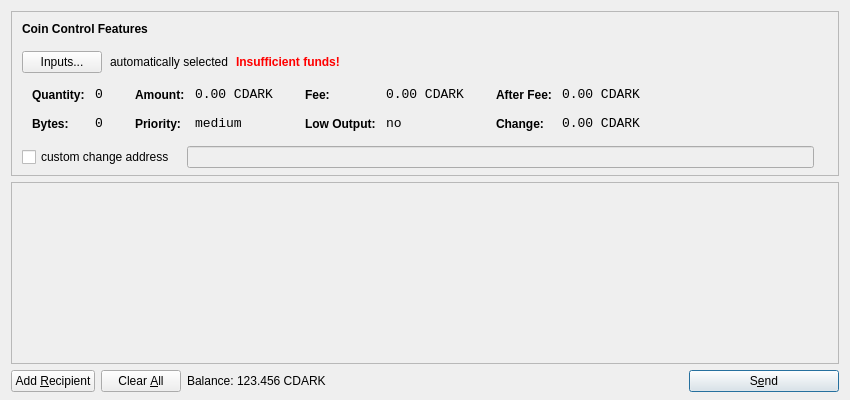
<?xml version="1.0" encoding="UTF-8"?>
<ui version="4.0">
 <class>SendCoinsDialog</class>
 <widget class="QDialog" name="SendCoinsDialog">
  <property name="geometry">
   <rect>
    <x>0</x>
    <y>0</y>
    <width>850</width>
    <height>400</height>
   </rect>
  </property>
  <property name="windowTitle">
   <string>Send Coins</string>
  </property>
  <layout class="QVBoxLayout" name="verticalLayout" stretch="0,1,0">
   <property name="bottomMargin">
    <number>8</number>
   </property>
   <item>
    <widget class="QFrame" name="frameCoinControl">
     <property name="sizePolicy">
      <sizepolicy hsizetype="Expanding" vsizetype="Expanding">
       <horstretch>0</horstretch>
       <verstretch>0</verstretch>
      </sizepolicy>
     </property>
     <property name="maximumSize">
      <size>
       <width>16777215</width>
       <height>16777215</height>
      </size>
     </property>
     <property name="frameShape">
      <enum>QFrame::StyledPanel</enum>
     </property>
     <property name="frameShadow">
      <enum>QFrame::Sunken</enum>
     </property>
     <layout class="QVBoxLayout" name="verticalLayoutCoinControl2">
      <property name="spacing">
       <number>-1</number>
      </property>
      <property name="leftMargin">
       <number>0</number>
      </property>
      <property name="topMargin">
       <number>0</number>
      </property>
      <property name="rightMargin">
       <number>0</number>
      </property>
      <property name="bottomMargin">
       <number>6</number>
      </property>
      <item>
       <layout class="QVBoxLayout" name="verticalLayoutCoinControl" stretch="0,0,0,0,1">
        <property name="spacing">
         <number>0</number>
        </property>
        <property name="leftMargin">
         <number>10</number>
        </property>
        <property name="topMargin">
         <number>10</number>
        </property>
        <item>
         <layout class="QHBoxLayout" name="horizontalLayoutCoinControl1">
          <property name="bottomMargin">
           <number>15</number>
          </property>
          <item>
           <widget class="QLabel" name="labelCoinControlFeatures">
            <property name="sizePolicy">
             <sizepolicy hsizetype="Preferred" vsizetype="Maximum">
              <horstretch>0</horstretch>
              <verstretch>0</verstretch>
             </sizepolicy>
            </property>
            <property name="font">
             <font>
              <weight>75</weight>
              <bold>true</bold>
             </font>
            </property>
            <property name="styleSheet">
             <string notr="true">font-weight:bold;</string>
            </property>
            <property name="text">
             <string>Coin Control Features</string>
            </property>
           </widget>
          </item>
         </layout>
        </item>
        <item>
         <layout class="QHBoxLayout" name="horizontalLayoutCoinControl2" stretch="0,0,0,0">
          <property name="spacing">
           <number>8</number>
          </property>
          <property name="bottomMargin">
           <number>10</number>
          </property>
          <item>
           <widget class="QPushButton" name="pushButtonCoinControl">
            <property name="styleSheet">
             <string notr="true"/>
            </property>
            <property name="text">
             <string>Inputs...</string>
            </property>
           </widget>
          </item>
          <item>
           <widget class="QLabel" name="labelCoinControlAutomaticallySelected">
            <property name="text">
             <string>automatically selected</string>
            </property>
            <property name="margin">
             <number>5</number>
            </property>
           </widget>
          </item>
          <item>
           <widget class="QLabel" name="labelCoinControlInsuffFunds">
            <property name="font">
             <font>
              <weight>75</weight>
              <bold>true</bold>
             </font>
            </property>
            <property name="styleSheet">
             <string notr="true">color:red;font-weight:bold;</string>
            </property>
            <property name="text">
             <string>Insufficient funds!</string>
            </property>
            <property name="margin">
             <number>5</number>
            </property>
           </widget>
          </item>
          <item>
           <spacer name="horizontalSpacerCoinControl">
            <property name="orientation">
             <enum>Qt::Horizontal</enum>
            </property>
            <property name="sizeHint" stdset="0">
             <size>
              <width>40</width>
              <height>1</height>
             </size>
            </property>
           </spacer>
          </item>
         </layout>
        </item>
        <item>
         <widget class="QWidget" name="widgetCoinControl" native="true">
          <property name="sizePolicy">
           <sizepolicy hsizetype="Preferred" vsizetype="Preferred">
            <horstretch>0</horstretch>
            <verstretch>0</verstretch>
           </sizepolicy>
          </property>
          <property name="minimumSize">
           <size>
            <width>0</width>
            <height>0</height>
           </size>
          </property>
          <property name="styleSheet">
           <string notr="true"/>
          </property>
          <layout class="QHBoxLayout" name="horizontalLayoutCoinControl5">
           <property name="margin">
            <number>0</number>
           </property>
           <item>
            <layout class="QHBoxLayout" name="horizontalLayoutCoinControl3" stretch="0,0,0,1">
             <property name="spacing">
              <number>20</number>
             </property>
             <property name="topMargin">
              <number>0</number>
             </property>
             <property name="bottomMargin">
              <number>10</number>
             </property>
             <item>
              <layout class="QFormLayout" name="formLayoutCoinControl1">
               <property name="horizontalSpacing">
                <number>10</number>
               </property>
               <property name="verticalSpacing">
                <number>14</number>
               </property>
               <property name="leftMargin">
                <number>10</number>
               </property>
               <property name="topMargin">
                <number>4</number>
               </property>
               <property name="rightMargin">
                <number>6</number>
               </property>
               <item row="0" column="0">
                <widget class="QLabel" name="labelCoinControlQuantityText">
                 <property name="styleSheet">
                  <string notr="true">font-weight:bold;</string>
                 </property>
                 <property name="text">
                  <string>Quantity:</string>
                 </property>
                 <property name="margin">
                  <number>0</number>
                 </property>
                </widget>
               </item>
               <item row="0" column="1">
                <widget class="QLabel" name="labelCoinControlQuantity">
                 <property name="font">
                  <font>
                   <family>Monospace</family>
                   <pointsize>10</pointsize>
                  </font>
                 </property>
                 <property name="cursor">
                  <cursorShape>IBeamCursor</cursorShape>
                 </property>
                 <property name="contextMenuPolicy">
                  <enum>Qt::ActionsContextMenu</enum>
                 </property>
                 <property name="text">
                  <string notr="true">0</string>
                 </property>
                 <property name="margin">
                  <number>0</number>
                 </property>
                 <property name="textInteractionFlags">
                  <set>Qt::LinksAccessibleByMouse|Qt::TextSelectableByKeyboard|Qt::TextSelectableByMouse</set>
                 </property>
                </widget>
               </item>
               <item row="1" column="0">
                <widget class="QLabel" name="labelCoinControlBytesText">
                 <property name="styleSheet">
                  <string notr="true">font-weight:bold;</string>
                 </property>
                 <property name="text">
                  <string>Bytes:</string>
                 </property>
                </widget>
               </item>
               <item row="1" column="1">
                <widget class="QLabel" name="labelCoinControlBytes">
                 <property name="font">
                  <font>
                   <family>Monospace</family>
                   <pointsize>10</pointsize>
                  </font>
                 </property>
                 <property name="cursor">
                  <cursorShape>IBeamCursor</cursorShape>
                 </property>
                 <property name="contextMenuPolicy">
                  <enum>Qt::ActionsContextMenu</enum>
                 </property>
                 <property name="text">
                  <string notr="true">0</string>
                 </property>
                 <property name="textInteractionFlags">
                  <set>Qt::LinksAccessibleByMouse|Qt::TextSelectableByKeyboard|Qt::TextSelectableByMouse</set>
                 </property>
                </widget>
               </item>
              </layout>
             </item>
             <item>
              <layout class="QFormLayout" name="formLayoutCoinControl2">
               <property name="horizontalSpacing">
                <number>10</number>
               </property>
               <property name="verticalSpacing">
                <number>14</number>
               </property>
               <property name="leftMargin">
                <number>6</number>
               </property>
               <property name="topMargin">
                <number>4</number>
               </property>
               <property name="rightMargin">
                <number>6</number>
               </property>
               <item row="0" column="0">
                <widget class="QLabel" name="labelCoinControlAmountText">
                 <property name="styleSheet">
                  <string notr="true">font-weight:bold;</string>
                 </property>
                 <property name="text">
                  <string>Amount:</string>
                 </property>
                 <property name="margin">
                  <number>0</number>
                 </property>
                </widget>
               </item>
               <item row="0" column="1">
                <widget class="QLabel" name="labelCoinControlAmount">
                 <property name="font">
                  <font>
                   <family>Monospace</family>
                   <pointsize>10</pointsize>
                  </font>
                 </property>
                 <property name="cursor">
                  <cursorShape>IBeamCursor</cursorShape>
                 </property>
                 <property name="contextMenuPolicy">
                  <enum>Qt::ActionsContextMenu</enum>
                 </property>
                 <property name="text">
                  <string notr="true">0.00 CDARK</string>
                 </property>
                 <property name="textInteractionFlags">
                  <set>Qt::LinksAccessibleByMouse|Qt::TextSelectableByKeyboard|Qt::TextSelectableByMouse</set>
                 </property>
                </widget>
               </item>
               <item row="1" column="0">
                <widget class="QLabel" name="labelCoinControlPriorityText">
                 <property name="styleSheet">
                  <string notr="true">font-weight:bold;</string>
                 </property>
                 <property name="text">
                  <string>Priority:</string>
                 </property>
                </widget>
               </item>
               <item row="1" column="1">
                <widget class="QLabel" name="labelCoinControlPriority">
                 <property name="font">
                  <font>
                   <family>Monospace</family>
                   <pointsize>10</pointsize>
                  </font>
                 </property>
                 <property name="cursor">
                  <cursorShape>IBeamCursor</cursorShape>
                 </property>
                 <property name="contextMenuPolicy">
                  <enum>Qt::ActionsContextMenu</enum>
                 </property>
                 <property name="text">
                  <string>medium</string>
                 </property>
                 <property name="textInteractionFlags">
                  <set>Qt::LinksAccessibleByMouse|Qt::TextSelectableByKeyboard|Qt::TextSelectableByMouse</set>
                 </property>
                </widget>
               </item>
              </layout>
             </item>
             <item>
              <layout class="QFormLayout" name="formLayoutCoinControl3">
               <property name="horizontalSpacing">
                <number>10</number>
               </property>
               <property name="verticalSpacing">
                <number>14</number>
               </property>
               <property name="leftMargin">
                <number>6</number>
               </property>
               <property name="topMargin">
                <number>4</number>
               </property>
               <property name="rightMargin">
                <number>6</number>
               </property>
               <item row="0" column="0">
                <widget class="QLabel" name="labelCoinControlFeeText">
                 <property name="styleSheet">
                  <string notr="true">font-weight:bold;</string>
                 </property>
                 <property name="text">
                  <string>Fee:</string>
                 </property>
                 <property name="margin">
                  <number>0</number>
                 </property>
                </widget>
               </item>
               <item row="0" column="1">
                <widget class="QLabel" name="labelCoinControlFee">
                 <property name="font">
                  <font>
                   <family>Monospace</family>
                   <pointsize>10</pointsize>
                  </font>
                 </property>
                 <property name="cursor">
                  <cursorShape>IBeamCursor</cursorShape>
                 </property>
                 <property name="contextMenuPolicy">
                  <enum>Qt::ActionsContextMenu</enum>
                 </property>
                 <property name="text">
                  <string notr="true">0.00 CDARK</string>
                 </property>
                 <property name="textInteractionFlags">
                  <set>Qt::LinksAccessibleByMouse|Qt::TextSelectableByKeyboard|Qt::TextSelectableByMouse</set>
                 </property>
                </widget>
               </item>
               <item row="1" column="0">
                <widget class="QLabel" name="labelCoinControlLowOutputText">
                 <property name="styleSheet">
                  <string notr="true">font-weight:bold;</string>
                 </property>
                 <property name="text">
                  <string>Low Output:</string>
                 </property>
                </widget>
               </item>
               <item row="1" column="1">
                <widget class="QLabel" name="labelCoinControlLowOutput">
                 <property name="font">
                  <font>
                   <family>Monospace</family>
                   <pointsize>10</pointsize>
                  </font>
                 </property>
                 <property name="cursor">
                  <cursorShape>IBeamCursor</cursorShape>
                 </property>
                 <property name="contextMenuPolicy">
                  <enum>Qt::ActionsContextMenu</enum>
                 </property>
                 <property name="text">
                  <string>no</string>
                 </property>
                 <property name="textInteractionFlags">
                  <set>Qt::LinksAccessibleByMouse|Qt::TextSelectableByKeyboard|Qt::TextSelectableByMouse</set>
                 </property>
                </widget>
               </item>
              </layout>
             </item>
             <item>
              <layout class="QFormLayout" name="formLayoutCoinControl4">
               <property name="horizontalSpacing">
                <number>10</number>
               </property>
               <property name="verticalSpacing">
                <number>14</number>
               </property>
               <property name="leftMargin">
                <number>6</number>
               </property>
               <property name="topMargin">
                <number>4</number>
               </property>
               <property name="rightMargin">
                <number>6</number>
               </property>
               <item row="0" column="0">
                <widget class="QLabel" name="labelCoinControlAfterFeeText">
                 <property name="styleSheet">
                  <string notr="true">font-weight:bold;</string>
                 </property>
                 <property name="text">
                  <string>After Fee:</string>
                 </property>
                 <property name="margin">
                  <number>0</number>
                 </property>
                </widget>
               </item>
               <item row="0" column="1">
                <widget class="QLabel" name="labelCoinControlAfterFee">
                 <property name="font">
                  <font>
                   <family>Monospace</family>
                   <pointsize>10</pointsize>
                  </font>
                 </property>
                 <property name="cursor">
                  <cursorShape>IBeamCursor</cursorShape>
                 </property>
                 <property name="contextMenuPolicy">
                  <enum>Qt::ActionsContextMenu</enum>
                 </property>
                 <property name="text">
                  <string notr="true">0.00 CDARK</string>
                 </property>
                 <property name="textInteractionFlags">
                  <set>Qt::LinksAccessibleByMouse|Qt::TextSelectableByKeyboard|Qt::TextSelectableByMouse</set>
                 </property>
                </widget>
               </item>
               <item row="1" column="0">
                <widget class="QLabel" name="labelCoinControlChangeText">
                 <property name="styleSheet">
                  <string notr="true">font-weight:bold;</string>
                 </property>
                 <property name="text">
                  <string>Change:</string>
                 </property>
                </widget>
               </item>
               <item row="1" column="1">
                <widget class="QLabel" name="labelCoinControlChange">
                 <property name="font">
                  <font>
                   <family>Monospace</family>
                   <pointsize>10</pointsize>
                  </font>
                 </property>
                 <property name="cursor">
                  <cursorShape>IBeamCursor</cursorShape>
                 </property>
                 <property name="contextMenuPolicy">
                  <enum>Qt::ActionsContextMenu</enum>
                 </property>
                 <property name="text">
                  <string notr="true">0.00 CDARK</string>
                 </property>
                 <property name="textInteractionFlags">
                  <set>Qt::LinksAccessibleByMouse|Qt::TextSelectableByKeyboard|Qt::TextSelectableByMouse</set>
                 </property>
                </widget>
               </item>
              </layout>
             </item>
            </layout>
           </item>
          </layout>
         </widget>
        </item>
        <item>
         <layout class="QHBoxLayout" name="horizontalLayoutCoinControl4" stretch="0,0,0">
          <property name="spacing">
           <number>12</number>
          </property>
          <property name="sizeConstraint">
           <enum>QLayout::SetDefaultConstraint</enum>
          </property>
          <property name="topMargin">
           <number>5</number>
          </property>
          <property name="rightMargin">
           <number>5</number>
          </property>
          <item>
           <widget class="QCheckBox" name="checkBoxCoinControlChange">
            <property name="text">
             <string>custom change address</string>
            </property>
           </widget>
          </item>
          <item>
           <widget class="QLineEdit" name="lineEditCoinControlChange">
            <property name="enabled">
             <bool>false</bool>
            </property>
            <property name="sizePolicy">
             <sizepolicy hsizetype="Expanding" vsizetype="Fixed">
              <horstretch>0</horstretch>
              <verstretch>0</verstretch>
             </sizepolicy>
            </property>
           </widget>
          </item>
          <item>
           <widget class="QLabel" name="labelCoinControlChangeLabel">
            <property name="sizePolicy">
             <sizepolicy hsizetype="Preferred" vsizetype="Expanding">
              <horstretch>0</horstretch>
              <verstretch>0</verstretch>
             </sizepolicy>
            </property>
            <property name="minimumSize">
             <size>
              <width>0</width>
              <height>0</height>
             </size>
            </property>
            <property name="text">
             <string/>
            </property>
            <property name="margin">
             <number>3</number>
            </property>
           </widget>
          </item>
         </layout>
        </item>
        <item>
         <spacer name="verticalSpacerCoinControl">
          <property name="orientation">
           <enum>Qt::Vertical</enum>
          </property>
          <property name="sizeHint" stdset="0">
           <size>
            <width>800</width>
            <height>1</height>
           </size>
          </property>
         </spacer>
        </item>
       </layout>
      </item>
     </layout>
    </widget>
   </item>
   <item>
    <widget class="QScrollArea" name="scrollArea">
     <property name="widgetResizable">
      <bool>true</bool>
     </property>
     <widget class="QWidget" name="scrollAreaWidgetContents">
      <property name="geometry">
       <rect>
        <x>0</x>
        <y>0</y>
        <width>830</width>
        <height>165</height>
       </rect>
      </property>
      <layout class="QVBoxLayout" name="verticalLayout_2">
       <property name="margin">
        <number>0</number>
       </property>
       <item>
        <layout class="QVBoxLayout" name="entries">
         <property name="spacing">
          <number>6</number>
         </property>
        </layout>
       </item>
       <item>
        <spacer name="verticalSpacer">
         <property name="orientation">
          <enum>Qt::Vertical</enum>
         </property>
         <property name="sizeHint" stdset="0">
          <size>
           <width>20</width>
           <height>40</height>
          </size>
         </property>
        </spacer>
       </item>
      </layout>
     </widget>
    </widget>
   </item>
   <item>
    <layout class="QHBoxLayout" name="horizontalLayout">
     <item>
      <widget class="QPushButton" name="addButton">
       <property name="toolTip">
        <string>Send to multiple recipients at once</string>
       </property>
       <property name="text">
        <string>Add &amp;Recipient</string>
       </property>
       <property name="icon">
        <iconset resource="../coupecoindark.qrc">
         <normaloff>:/icons/add</normaloff>:/icons/add</iconset>
       </property>
       <property name="autoDefault">
        <bool>false</bool>
       </property>
      </widget>
     </item>
     <item>
      <widget class="QPushButton" name="clearButton">
       <property name="sizePolicy">
        <sizepolicy hsizetype="Minimum" vsizetype="Fixed">
         <horstretch>0</horstretch>
         <verstretch>0</verstretch>
        </sizepolicy>
       </property>
       <property name="toolTip">
        <string>Remove all transaction fields</string>
       </property>
       <property name="text">
        <string>Clear &amp;All</string>
       </property>
       <property name="icon">
        <iconset resource="../coupecoindark.qrc">
         <normaloff>:/icons/remove</normaloff>:/icons/remove</iconset>
       </property>
       <property name="autoRepeatDelay">
        <number>300</number>
       </property>
       <property name="autoDefault">
        <bool>false</bool>
       </property>
      </widget>
     </item>
     <item>
      <layout class="QHBoxLayout" name="horizontalLayout_2">
       <property name="spacing">
        <number>3</number>
       </property>
       <item>
        <widget class="QLabel" name="label">
         <property name="text">
          <string>Balance:</string>
         </property>
        </widget>
       </item>
       <item>
        <widget class="QLabel" name="labelBalance">
         <property name="cursor">
          <cursorShape>IBeamCursor</cursorShape>
         </property>
         <property name="text">
          <string>123.456 CDARK</string>
         </property>
         <property name="textInteractionFlags">
          <set>Qt::LinksAccessibleByMouse|Qt::TextSelectableByKeyboard|Qt::TextSelectableByMouse</set>
         </property>
        </widget>
       </item>
      </layout>
     </item>
     <item>
      <spacer name="horizontalSpacer">
       <property name="orientation">
        <enum>Qt::Horizontal</enum>
       </property>
       <property name="sizeHint" stdset="0">
        <size>
         <width>40</width>
         <height>20</height>
        </size>
       </property>
      </spacer>
     </item>
     <item>
      <widget class="QPushButton" name="sendButton">
       <property name="minimumSize">
        <size>
         <width>150</width>
         <height>0</height>
        </size>
       </property>
       <property name="toolTip">
        <string>Confirm the send action</string>
       </property>
       <property name="text">
        <string>S&amp;end</string>
       </property>
       <property name="icon">
        <iconset resource="../coupecoindark.qrc">
         <normaloff>:/icons/send</normaloff>:/icons/send</iconset>
       </property>
       <property name="default">
        <bool>true</bool>
       </property>
      </widget>
     </item>
    </layout>
   </item>
  </layout>
 </widget>
 <resources>
  <include location="../coupecoindark.qrc"/>
 </resources>
 <connections/>
</ui>
